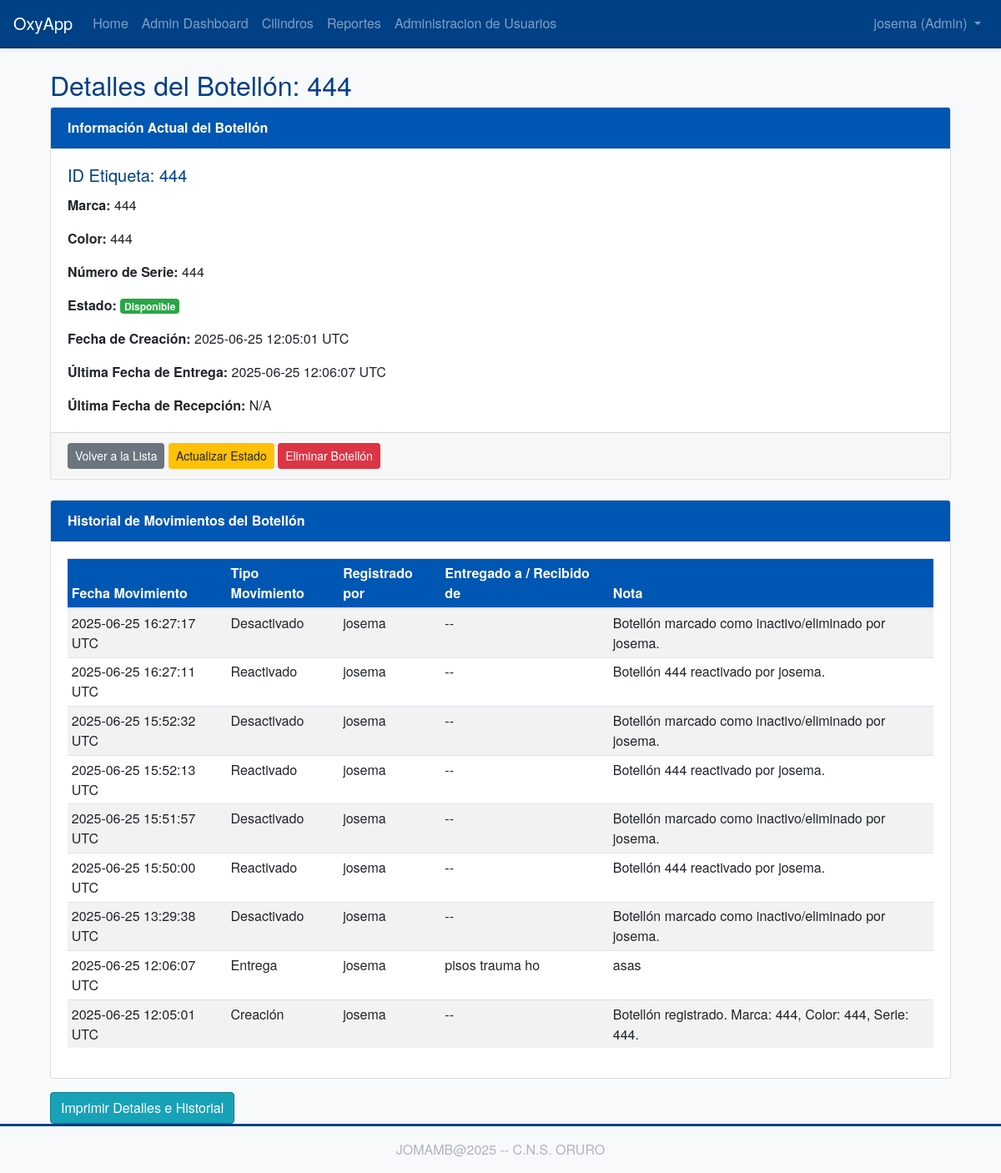
/cylinders/4 (signed in), run on the app's committed database.
### app/models/user.py (models this page shows, shortened)
class User(UserMixin, db.Model):
    __tablename__ = 'user'
    id = db.Column(db.Integer, primary_key=True)
    username = db.Column(db.String(64), index=True, unique=True, nullable=False)
    email = db.Column(db.String(120), index=True, unique=True, nullable=False)
    password_hash = db.Column(db.String(128))
    nombre = db.Column(db.String(64), index=True, nullable=True)
    apellidos = db.Column(db.String(128), index=True, nullable=True)
    role = db.Column(db.String(10), default='user', nullable=False)
    movimientos_registrados = db.relationship(
        'HistorialMovimiento',
        foreign_keys=[HistorialMovimiento.user_id],
        backref=db.backref('usuario', lazy='joined'),
        lazy='dynamic',
        order_by=desc(HistorialMovimiento.fecha_movimiento)
    )

### app/models/cylinder.py (models this page shows, shortened)
class Cylinder(db.Model):
    __tablename__ = 'cylinder'
    id = db.Column(db.Integer, primary_key=True)
    cylinder_id_tag = db.Column(db.String(64), index=True, unique=True, nullable=False)
    status = db.Column(db.String(64), default='available', nullable=False)
    creation_date = db.Column(db.DateTime, index=True, default=datetime.utcnow)
    reception_date = db.Column(db.DateTime, nullable=True, index=True)
    delivery_date = db.Column(db.DateTime, nullable=True, index=True)
    marca = db.Column(db.String(80), nullable=True)
    color = db.Column(db.String(50), nullable=True)
    numero_serie = db.Column(db.String(80), nullable=True, index=True)
    esta_activo = db.Column(db.Boolean, default=True, nullable=True, index=True)##solo para pruebas
    historial_movimientos = db.relationship(
        'HistorialMovimiento',
        backref='cilindro',
        lazy='dynamic',
        order_by='HistorialMovimiento.fecha_movimiento.desc()'
    )

### app/models/historial.py (models this page shows, shortened)
class HistorialMovimiento(db.Model):
    __tablename__ = 'historial_movimiento'
    id = db.Column(db.Integer, primary_key=True)
    cylinder_id = db.Column(db.Integer, db.ForeignKey('cylinder.id'), nullable=False, index=True)
    user_id = db.Column(db.Integer, db.ForeignKey('user.id'), nullable=False, index=True)
    tipo_movimiento = db.Column(db.String(20), nullable=False, index=True)
    fecha_movimiento = db.Column(db.DateTime, nullable=False, default=datetime.utcnow, index=True)
    nombre_contraparte = db.Column(db.String(150), nullable=True)
    nota = db.Column(db.Text, nullable=True)

### app/routes/cylinders.py (the view)
@bp.route('/<int:cylinder_id>')
@login_required
def view_cylinder(cylinder_id):
    cylinder = Cylinder.query.get_or_404(cylinder_id) # Obtener siempre, activo o no
    if not cylinder.esta_activo and (not current_user.is_authenticated or current_user.role != 'admin'):
        flash('Este botellón está inactivo y solo los administradores pueden ver sus detalles.', 'warning')
        return redirect(url_for('cylinders.index'))
    movimientos = cylinder.historial_movimientos.all()
    return render_template('cylinders/view_cylinder.html',
                           title=f'Botellón {cylinder.cylinder_id_tag}',
                           cylinder=cylinder,
                           movimientos=movimientos)

### app/models/user.py (called while the page is built)
@login.user_loader
def load_user(id):
    return User.query.get(int(id))

### app/templates/cylinders/view_cylinder.html (shortened to what this page needs)
{% extends "base.html" %}
{% block content %}
<div class="container mt-4">
    <div class="printable-area">
        <h2>Detalles del Botellón: {{ cylinder.cylinder_id_tag }}</h2>
        <div class="card mb-4">
            <div class="card-header">
                Información Actual del Botellón
            </div>
            <div class="card-body">
                <h5 class="card-title">ID Etiqueta: {{ cylinder.cylinder_id_tag }}</h5>
                <p class="card-text"><strong>Marca:</strong> {{ cylinder.marca or 'No especificada' }}</p>
                <p class="card-text"><strong>Color:</strong> {{ cylinder.color or 'No especificado' }}</p>
                <p class="card-text"><strong>Número de Serie:</strong> {{ cylinder.numero_serie or 'No especificado' }}</p>
                <p class="card-text"><strong>Estado:</strong>
                    <span class="badge badge-{% if cylinder.status == 'available' %}success{% elif cylinder.status == 'delivered' %}warning{% elif cylinder.status == 'received' %}info{% elif cylinder.status == 'maintenance' %}secondary{% elif cylinder.status == 'created' %}primary{% else %}light{% endif %}">
                        {% if cylinder.status == 'available' %}Disponible
                        {% elif cylinder.status == 'delivered' %}Entregado
                        {% elif cylinder.status == 'received' %}Recibido
                        {% elif cylinder.status == 'maintenance' %}Mantenimiento
                        {% elif cylinder.status == 'created' %}Creado
                        {% else %}{{ cylinder.status | title }}
                        {% endif %}
                    </span>
                </p>
                <p class="card-text"><strong>Fecha de Creación:</strong> {{ cylinder.creation_date.strftime('%Y-%m-%d %H:%M:%S UTC') if cylinder.creation_date else 'N/A' }}</p>
                <p class="card-text"><strong>Última Fecha de Entrega:</strong> {{ cylinder.delivery_date.strftime('%Y-%m-%d %H:%M:%S UTC') if cylinder.delivery_date else 'N/A' }}</p>
                <p class="card-text"><strong>Última Fecha de Recepción:</strong> {{ cylinder.reception_date.strftime('%Y-%m-%d %H:%M:%S UTC') if cylinder.reception_date else 'N/A' }}</p>
            </div>
            <div class="card-footer no-print">
                <a href="{{ url_for('cylinders.index') }}" class="btn btn-secondary btn-sm">Volver a la Lista</a>
                <a href="{{ url_for('cylinders.update_cylinder_status', cylinder_id=cylinder.id) }}" class="btn btn-warning btn-sm">Actualizar Estado</a>
                {% if current_user.role == 'admin' %}
                <form method="POST" action="{{ url_for('cylinders.delete_cylinder', cylinder_id=cylinder.id) }}" style="display:inline;" onsubmit="return confirm('¿Está seguro de que quiere eliminar el botellón {{ cylinder.cylinder_id_tag }}? Esto no se puede deshacer.');">
                    <input type="submit" value="Eliminar Botellón" class="btn btn-danger btn-sm">
                </form>
                {% endif %}
            </div>
        </div>
        <div class="card">
            <div class="card-header">
                Historial de Movimientos del Botellón
            </div>
            <div class="card-body">
                {% if movimientos %}
                <table class="table table-sm table-striped table-hover">
                    <thead>
                        <tr>
                            <th>Fecha Movimiento</th>
                            <th>Tipo Movimiento</th>
                            <th>Registrado por</th>
                            <th>Entregado a / Recibido de</th>
                            <th>Nota</th>
                        </tr>
                    </thead>
                    <tbody>
                     {% for movimiento in movimientos %}
                        <tr>
                            <td>{{ movimiento.fecha_movimiento.strftime('%Y-%m-%d %H:%M:%S UTC') if movimiento.fecha_movimiento else 'N/A' }}</td>
                            <td>
                                {% if movimiento.tipo_movimiento == 'creacion' %}Creación
                                {% elif movimiento.tipo_movimiento == 'entrega' %}Entrega
                                {% elif movimiento.tipo_movimiento == 'recepcion' %}Recepción
                                {% else %}{{ movimiento.tipo_movimiento | title }}
                                {% endif %}
                            </td>
                            <td>{{ movimiento.usuario.username if movimiento.usuario else 'N/A' }}</td>
                            <td>{{ movimiento.nombre_contraparte or '--' }}</td>
                            <td>{{ movimiento.nota or '--' }}</td>
                        </tr>
                        {% endfor %}
                    </tbody>
                </table>
                {% else %}
                <p>No hay movimientos registrados para este botellón.</p>
                {% endif %}
            </div>
        </div>
          </div>
    <div class="mt-3 no-print">
        <button onclick="window.print();" class="btn btn-info">Imprimir Detalles e Historial</button>
    </div>
</div>
{% endblock %}

### app/templates/base.html (shortened to what this page needs)
<!doctype html>
<html lang="en">
  <head>
    <link rel="stylesheet" href="https://stackpath.bootstrapcdn.com/bootstrap/4.5.2/css/bootstrap.min.css">
    <link rel="stylesheet" href="{{ url_for('static', filename='css/custom.css') }}">
    <link rel="stylesheet" href="{{ url_for('static', filename='css/print.css') }}" media="print">
  </head>
  <body>
    <nav class="navbar navbar-expand-lg navbar-dark bg-primary shadow-sm">
      <a class="navbar-brand" href="{{ url_for('main.index') }}">OxyApp</a>
      <div class="collapse navbar-collapse" id="navbarNav">
        <ul class="navbar-nav mr-auto">
          <li class="nav-item">
            <a class="nav-link" href="{{ url_for('main.index') }}">Home</a>
          </li>
          {% if current_user.is_authenticated %}
            {% if current_user.role == 'user' %}
            <li class="nav-item">
              <a class="nav-link" href="{{ url_for('main.dashboard') }}">Dashboard</a>
            </li>
            {% elif current_user.role == 'admin' %}
            <li class="nav-item">
              <a class="nav-link" href="{{ url_for('admin.dashboard') }}">Admin Dashboard</a>
            </li>
            {% endif %}
          <li class="nav-item">
            <a class="nav-link" href="{{ url_for('cylinders.index') }}">Cilindros</a>
          </li>
          <li class="nav-item">
            <a class="nav-link" href="{{ url_for('reports.index') }}">Reportes</a>
          </li>
          {% if current_user.role == 'admin' %}
          <li class="nav-item">
            <a class="nav-link" href="{{ url_for('admin.manage_users') }}">Administracion de Usuarios</a>
          </li>
          {% endif %}
          {% endif %}
        </ul>
        <ul class="navbar-nav">
          {% if current_user.is_anonymous %}
          <li class="nav-item">
            <a class="nav-link" href="{{ url_for('auth.login') }}">Login</a>
          </li>
          <li class="nav-item">
            <a class="nav-link btn btn-outline-light btn-sm" href="{{ url_for('auth.register') }}">Registro</a>
          </li>
          {% else %}
          <li class="nav-item dropdown">
            <a class="nav-link dropdown-toggle" href="#" id="navbarDropdown" role="button" data-toggle="dropdown" aria-haspopup="true" aria-expanded="false">
              {{ current_user.username }} ({{ current_user.role | title }})
            </a>
          </li>
          {% endif %}
        </ul>
      </div>
    </nav>
    <main role="main" class="container mt-4">
      {% block content %}{% endblock %}
    </main>
    <footer class="footer mt-auto py-3 bg-light text-center">
        <div class="container">
            <span class="text-muted">JOMAMB@2025 -- C.N.S. ORURO</span>
        </div>
    </footer>
  </body>
</html>

### app/static/css/custom.css (style rules this page uses)
body { font-family: 'Helvetica Neue', Helvetica, Arial, sans-serif; background-color: #f8f9fa; color: #212529; }
.navbar-dark.bg-primary { background-color: #004085 !important; border-bottom: 2px solid #003366; }
.navbar-dark .navbar-brand, .navbar-dark .navbar-brand:hover, .navbar-dark .navbar-brand:focus, .navbar-dark .nav-link { color: #ffffff; }
.btn-info { background-color: #17a2b8; border-color: #117a8b; }
.footer { background-color: #343a40; color: #f8f9fa; padding-top: 1.5rem; padding-bottom: 1.5rem; border-top: 3px solid #004085; }
.footer .text-muted { color: #adb5bd !important; }
.card-header { background-color: #0056b3; color: white; font-weight: bold; }
h1, h2, h3, h4, h5, .display-4 { color: #004085; }
.table thead th { background-color: #0056b3; color: #ffffff; }

### data on the page
User: username "josema", role "Admin"
Cylinder: cylinder_id_tag "444", marca "444", color "444", numero_serie "444", creation_date "2025-06-25 12:05:01 UTC", delivery_date "2025-06-25 12:06:07 UTC", reception_date "N/A"
HistorialMovimiento: fecha_movimiento "2025-06-25 16:27:17 UTC", tipo_movimiento "Desactivado", usuario "josema", nombre_contraparte "--", nota "Botellón marcado como inactivo/eliminado por josema."
HistorialMovimiento: fecha_movimiento "2025-06-25 16:27:11 UTC", tipo_movimiento "Reactivado", usuario "josema", nombre_contraparte "--", nota "Botellón 444 reactivado por josema."
HistorialMovimiento: fecha_movimiento "2025-06-25 15:52:32 UTC", tipo_movimiento "Desactivado", usuario "josema", nombre_contraparte "--", nota "Botellón marcado como inactivo/eliminado por josema."
HistorialMovimiento: fecha_movimiento "2025-06-25 15:52:13 UTC", tipo_movimiento "Reactivado", usuario "josema", nombre_contraparte "--", nota "Botellón 444 reactivado por josema."
HistorialMovimiento: fecha_movimiento "2025-06-25 15:51:57 UTC", tipo_movimiento "Desactivado", usuario "josema", nombre_contraparte "--", nota "Botellón marcado como inactivo/eliminado por josema."
HistorialMovimiento: fecha_movimiento "2025-06-25 15:50:00 UTC", tipo_movimiento "Reactivado", usuario "josema", nombre_contraparte "--", nota "Botellón 444 reactivado por josema."
HistorialMovimiento: fecha_movimiento "2025-06-25 13:29:38 UTC", tipo_movimiento "Desactivado", usuario "josema", nombre_contraparte "--", nota "Botellón marcado como inactivo/eliminado por josema."
HistorialMovimiento: fecha_movimiento "2025-06-25 12:06:07 UTC", tipo_movimiento "Entrega", usuario "josema", nombre_contraparte "pisos trauma ho", nota "asas"
HistorialMovimiento: fecha_movimiento "2025-06-25 12:05:01 UTC", tipo_movimiento "Creación", usuario "josema", nombre_contraparte "--", nota "Botellón registrado. Marca: 444, Color: 444, Serie: 444."
